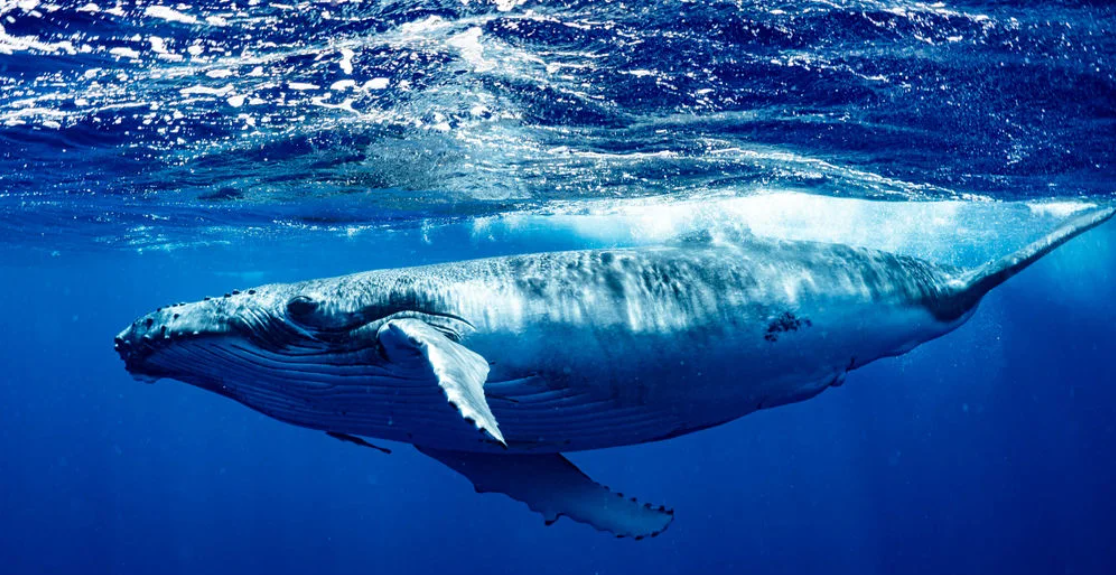
#> input picture TP2/ballena.png, 1116 x 575 px
$ jupyter execute TP_2.ipynb   (shell and % lines are left out)
#> lines starting #> are read from the running program, lines starting #| are printed output that depends on the picture; long printed decimals are rounded
[cell 1]
#Si queremos que las imágenes sean mostradas en una ventana emergente quitar el inline
#%matplotlib qt
# OpenCV-Python utiliza NumPy para el manejo de imágenes
import numpy as np
# cv2 es el módulo python para acceder a OpenCV
import cv2 as cv
# Usamos las poderosas herramientas de graficación de matplotlib para mostrar imágenes, perfiles, histogramas, etc
import matplotlib.pyplot as plt

Implementar función create_gauss_filter

[cell 2]
def create_gauss_filter(h, w, k_size=5, sigma=5):
    kernel_1d = cv.getGaussianKernel(ksize=k_size, sigma=sigma)
    kernel_2d = kernel_1d * kernel_1d.T

    # Crea una matriz de ceros con las dimensiones que la imagen
    kernel_wpadding = np.zeros((h, w))
    # Calcula la posición inicial para centrar el filtro en la matriz de ceros
    inicio_alto = (h  - k_size) // 2
    inicio_ancho = (w  - k_size) // 2
    # Coloca el filtro en el centro de la matriz de ceros
    kernel_wpadding[inicio_alto:inicio_alto+k_size, inicio_ancho:inicio_ancho+k_size] = kernel_2d

    kernel_fft = np.fft.fft2(kernel_wpadding)

    return kernel_wpadding,kernel_fft

1. Aplicamos filtro y graficamos para 4 valores diferentes de sigma, y comparamos versus el filtrado espacial.

[cell 3]
def probar_sigmas(img, k_size=5, sigma=5):
    h, w = img.shape
    kernel, kernel_tf = create_gauss_filter(h, w, k_size, sigma)
    img_fft = np.fft.fft2(img)
    filtered = img_fft * kernel_tf
    img_gauss_fft = np.fft.ifftshift(np.real(np.fft.ifft2(filtered)))

    img_gauss= cv.GaussianBlur(img, ksize=(k_size, k_size), sigmaX=sigma,  sigmaY=sigma)

    kernel_tf_shifted = np.fft.fftshift(kernel_tf)
    return sigma,kernel, kernel_tf_shifted,img_gauss_fft,img_gauss

[cell 4]
img_orig = cv.imread('ballena.png', cv.IMREAD_GRAYSCALE)
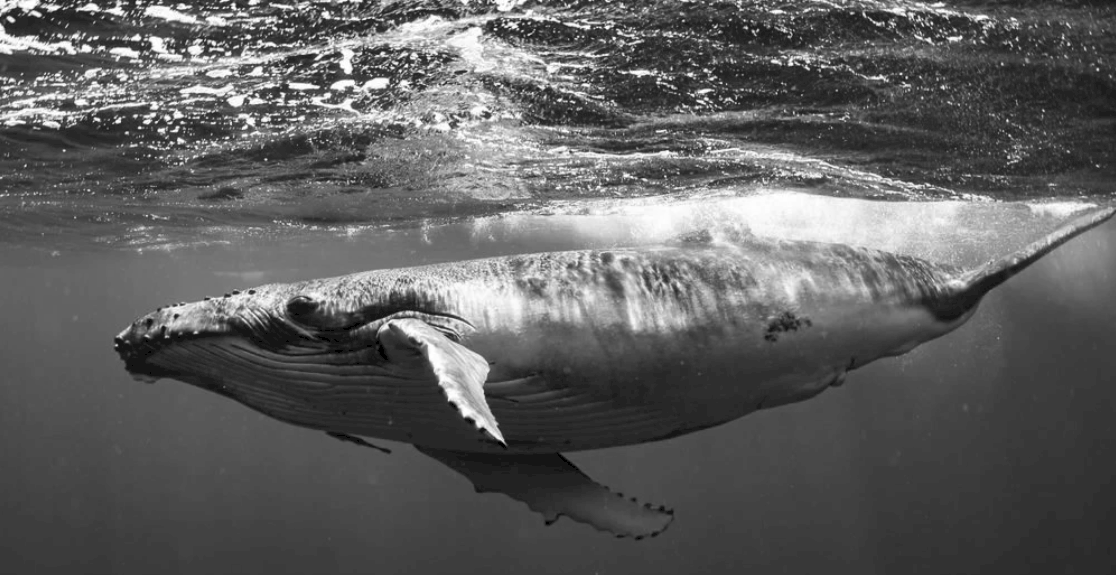
#> img_orig: shape (575, 1116); min 0, max 255, mean 94.7

plt.figure()
plt.imshow(img_orig, cmap='gray')
plt.axis('off')
plt.title("Original")
plt.show

imagenes_prueba=[]
sigmas=[]

plt.figure(figsize=(12,30))
for i in np.arange(0,6):
    sigma,kernel, kernel_tf_shifted,img_gauss_fft,img_gauss = probar_sigmas(img_orig, k_size=15, sigma=(i+1)*1.5)
    plt.subplot(12,2,i*4+1)
    plt.axis('off')
    plt.title(f'Kernel Gausiano (sigma={sigma})')
    plt.imshow(kernel, cmap='jet')
    plt.subplot(12,2,i*4+2)
    plt.axis('off')
    plt.title(f'FFT del kernel (sigma={sigma})')
    plt.imshow(np.abs(kernel_tf_shifted), cmap='jet')
    plt.subplot(12,2,i*4+3)
    plt.axis('off')
    plt.imshow(img_gauss, cmap='gray')
    plt.title(f'Filtrado Espacial (sigma={sigma})')
    plt.subplot(12,2,i*4+4)
    plt.axis('off')
    plt.imshow(img_gauss_fft, cmap='gray')
    plt.title(f'Filtrado Espectral (sigma={sigma})')

    sigmas.append(sigma)
    imagenes_prueba.append([img_gauss_fft,img_gauss])
#> this loop made 6 passes
#> sigma on passes 1 to 6: 1.5, 3, 4.5, 6, 7.5, 9
#> pass 1, in probar_sigmas, `img_gauss_fft = np.fft.ifftshift(np.real(np.fft.ifft2(filtered)))`:
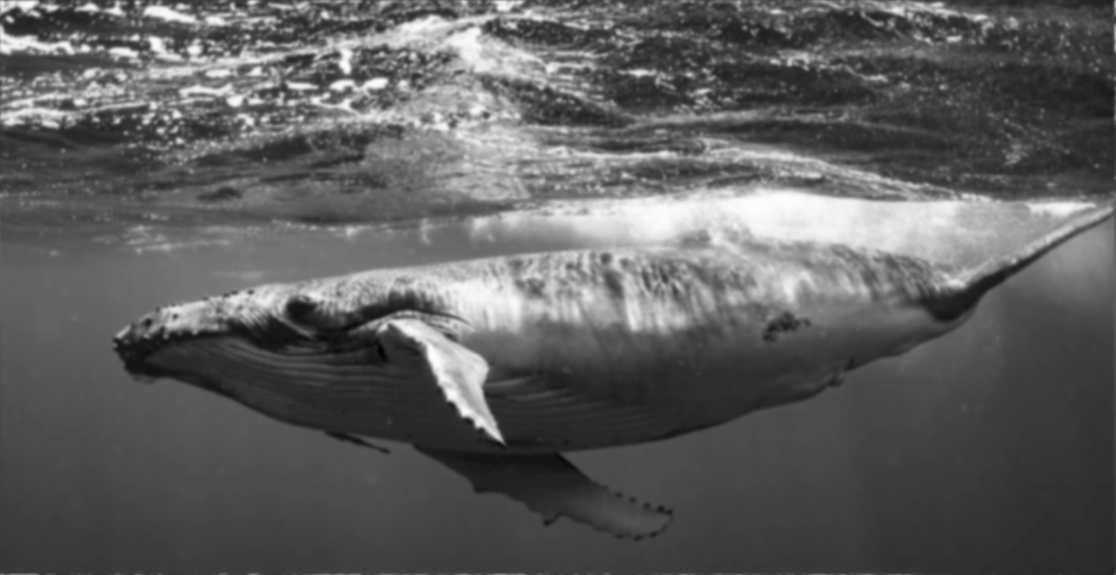
#> img_gauss_fft: shape (575, 1116) float64; min 2.85, max 253.5, mean 94.7
#> after the loop, imagenes_prueba = 6 items; sigmas = [1.5, 3, 4.5, 6, 7.5, 9]
    #print(sigma)
plt.show
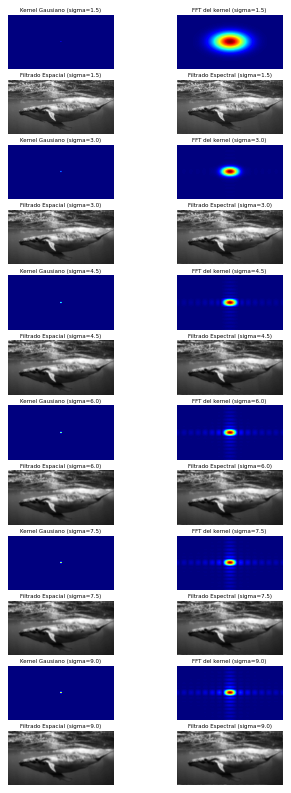
#> figure drawn by matplotlib, 24 panels

2. Comparar las dos formas de filtrado usando el método descrito en el paper.

[cell 5]
def image_quality(img):
    h, w = img.shape
    variable_F = np.fft.fft2(img)
    variable_Fc = np.fft.ifftshift(variable_F)
    variable_AF=np.abs(variable_Fc)
    variable_M=np.max(variable_AF)
    variable_Th=np.sum(variable_AF>(variable_M/1000))
    img_quality=variable_Th/(h*w)
    return img_quality

[cell 6]
print(sigmas)
#| [1.5, 3.0, 4.5, 6.0, 7.5, 9.0]

quality_original=[]
quality_espectral=[]
quality_espacial=[]

for i in np.arange(0,len(sigmas)):
    quality_original.append(image_quality(img_orig))
    quality_espectral.append(image_quality(imagenes_prueba[i][0]))
    quality_espacial.append(image_quality(imagenes_prueba[i][1]))
#> this loop made 6 passes
#> after the loop, quality_espacial = [0.0134, 0.00779, 0.006, 0.00541, 0.00522, 0.00505]; quality_espectral = [0.0131, 0.0075, 0.00571, 0.00511, 0.00488, 0.00473]; quality_original = [0.0237, 0.0237, 0.0237, 0.0237, 0.0237, 0.0237]

print(quality_original)
#| [0.02367, 0.02367, 0.02367, 0.02367, 0.02367, 0.02367]
print(quality_espectral)
#| [0.01314, 0.007497, 0.005711, 0.005113, 0.004876, 0.004733]
print(quality_espacial)
#| [0.0134, 0.007787, 0.005995, 0.005406, 0.005216, 0.005051]

[cell 7]
# Crear un gráfico de líneas para cada serie de datos
plt.plot(sigmas, quality_original, label='Original')
plt.plot(sigmas, quality_espectral, label='Espectral')
plt.plot(sigmas, quality_espacial, label='Espacial')

# Añadir leyenda
plt.legend()

# Añadir título y etiquetas a los ejes
plt.title('Camparación de filtrados')
plt.xlabel('Sigmas')
plt.ylabel('Calidad de imagen')

# Mostrar el gráfico
plt.show()
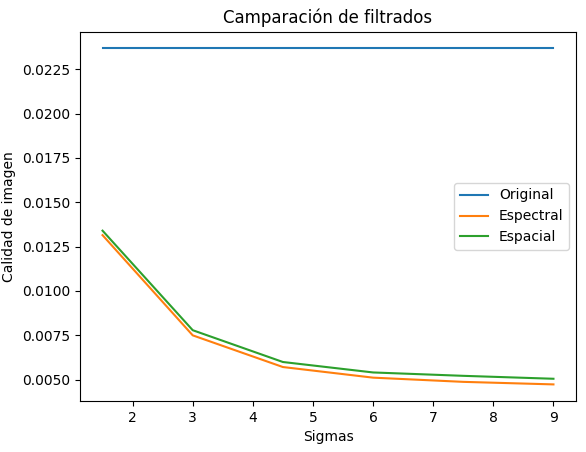
#> figure drawn by matplotlib, 1 panel

Las dos formas de filtrar dan resultados bastante similares.

3. Repetiremos la comparación usando el método WAV1 del paper, que es uno de los que arrojan mejores resultados. Para esto usaremos la librería PyWavelets.

[cell 8]
#pip install PyWavelets
import pywt

[cell 9]
def wav1_measure(img):
    # Aplicar la transformada wavelet discreta (DWT) de primer nivel para calcular coeficientes
    cA, (cH, cV, cD) = pywt.dwt2(img, 'db1')  # 'db1' es Daubechies con 1 vanishing moment

    # Calcular el indicador de enfoque (phi) sumando los valores absolutos de los coeficientes
    # Horizontales, verticales y diagonales (cH, cV, cD)
    phi = np.sum(np.abs(cH) + np.abs(cV) + np.abs(cD))
    return phi

[cell 10]
#2537598.5
print(sigmas)
#| [1.5, 3.0, 4.5, 6.0, 7.5, 9.0]

wav1_original=[]
wav1_espectral=[]
wav1_espacial=[]

for i in np.arange(0,len(sigmas)):
    wav1_original.append(wav1_measure(img_orig))
    wav1_espectral.append(wav1_measure(imagenes_prueba[i][0]))
    wav1_espacial.append(wav1_measure(imagenes_prueba[i][1]))
#> this loop made 6 passes
#> pass 1, in wav1_measure, `cA, (cH, cV, cD) = pywt.dwt2(img, 'db1')  # 'db1' es Daubechies con 1 ..`:
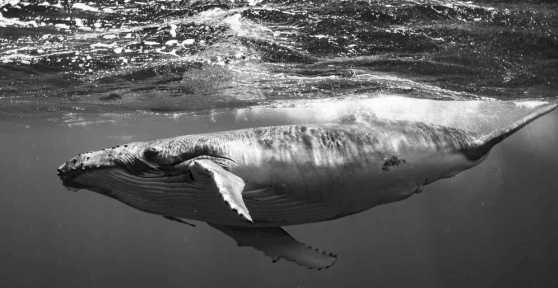
#> cA: shape (288, 558) float64; min 0, max 509.5, mean 189.2; drawn with min black and max white
#> pass 1, in wav1_measure, `cA, (cH, cV, cD) = pywt.dwt2(img, 'db1')  # 'db1' es Daubechies con 1 ..`:
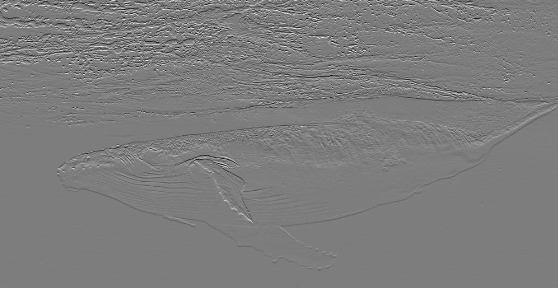
#> cH: shape (288, 558) float64; min -143, max 147.5, mean 0.1; drawn with min black and max white
#> pass 1, in wav1_measure, `cA, (cH, cV, cD) = pywt.dwt2(img, 'db1')  # 'db1' es Daubechies con 1 ..`:
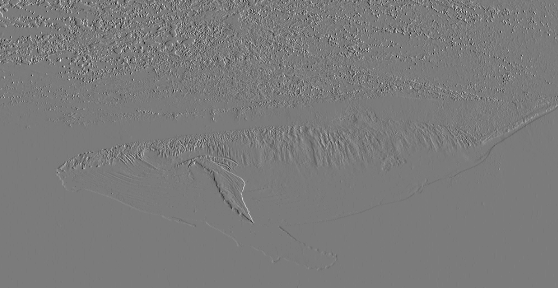
#> cV: shape (288, 558) float64; min -132, max 141.5, mean 0; drawn with min black and max white
#> pass 1, in wav1_measure, `cA, (cH, cV, cD) = pywt.dwt2(img, 'db1')  # 'db1' es Daubechies con 1 ..`:
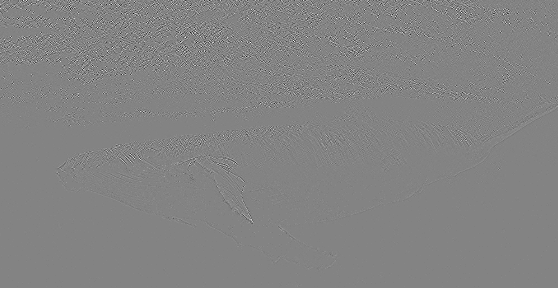
#> cD: shape (288, 558) float64; min -62, max 58, mean 0; drawn with min black and max white
#> after the loop, wav1_espacial = [1002644, 559010.5, 457301.5, 429745.5, 421560.5, 419150]; wav1_espectral = [999686.9, 561159.6, 454581.7, 427878.3, 419772.5, 416809.2]; wav1_original = [2537598.5, 2537598.5, 2537598.5, 2537598.5, 2537598.5, 2537598.5]

print(wav1_original)
#| [2537598.5, 2537598.5, 2537598.5, 2537598.5, 2537598.5, 2537598.5]
print(wav1_espectral)
#| [999686.946, 561159.561, 454581.722, 427878.306, 419772.463, 416809.230]
print(wav1_espacial)
#| [1002644.000, 559010.500, 457301.500, 429745.500, 421560.500, 419150.000]

[cell 11]
# Crear un gráfico de líneas para cada serie de datos
plt.plot(sigmas, wav1_original, label='Original')
plt.plot(sigmas, wav1_espectral, label='Espectral')
plt.plot(sigmas, wav1_espacial, label='Espacial')

# Añadir leyenda
plt.legend()

# Añadir título y etiquetas a los ejes
plt.title('Camparación de filtrados')
plt.xlabel('Sigmas')
plt.ylabel('Calidad de imagen')

# Mostrar el gráfico
plt.show()
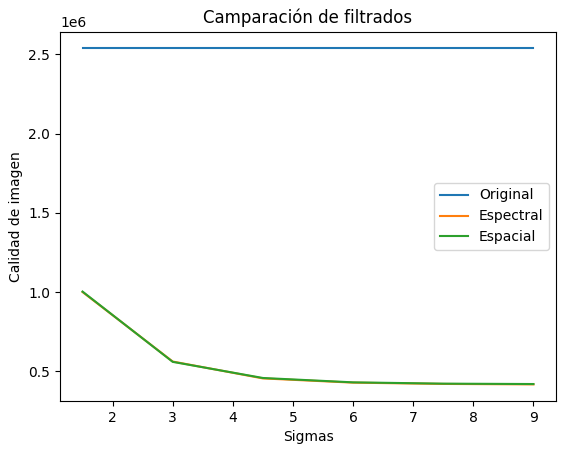
#> figure drawn by matplotlib, 1 panel

[cell 12]
# Crear un gráfico de líneas para cada serie de datos
#plt.plot(sigmas, wav1_original, label='Original')
plt.plot(sigmas, wav1_espectral, label='Espectral')
plt.plot(sigmas, wav1_espacial, label='Espacial')

# Añadir leyenda
plt.legend()

# Añadir título y etiquetas a los ejes
plt.title('Camparación de filtrados')
plt.xlabel('Sigmas')
plt.ylabel('Calidad de imagen')

# Mostrar el gráfico
plt.show()
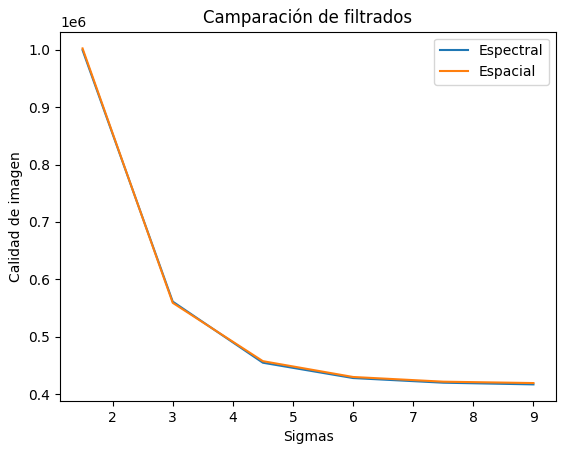
#> figure drawn by matplotlib, 1 panel
